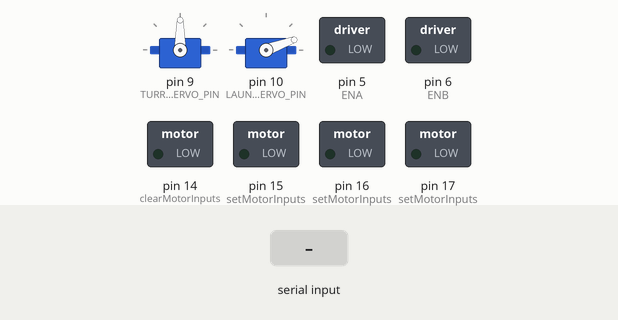
Recording of a program running on a simulated Arduino Uno, built with avr-gcc and run on an emulated ATmega328P. Shown: 2 × servo, switched loads named in the program (green lamp = pin HIGH). The test bench sets the inputs (shaded band).

Above: at 1.2 s.
1.3 s: "F" received over the second serial link
At 2.3 s:
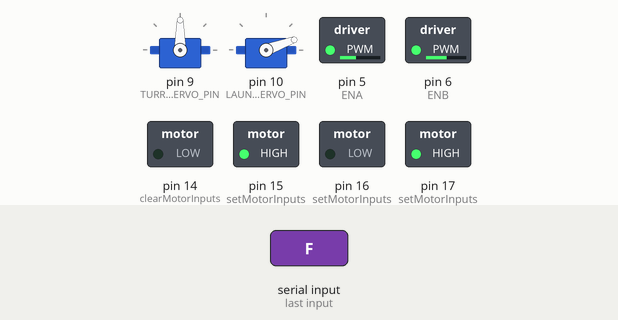
2.8 s: "B" received over the second serial link
At 3.5 s:
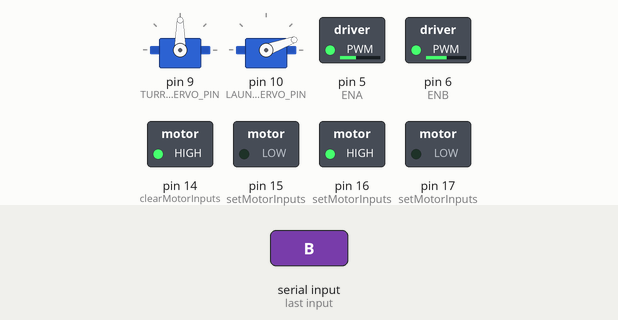
4.3 s: "L" received over the second serial link
At 4.6 s:
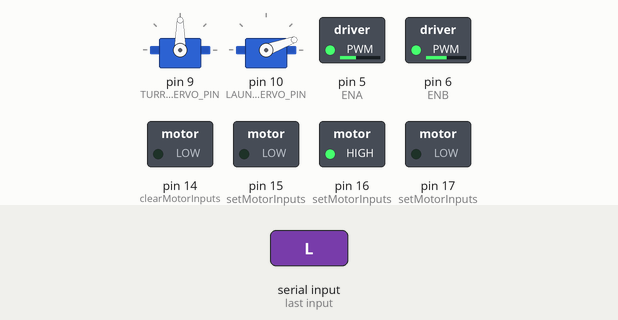
5.8 s: "R" received over the second serial link
At 6.9 s:
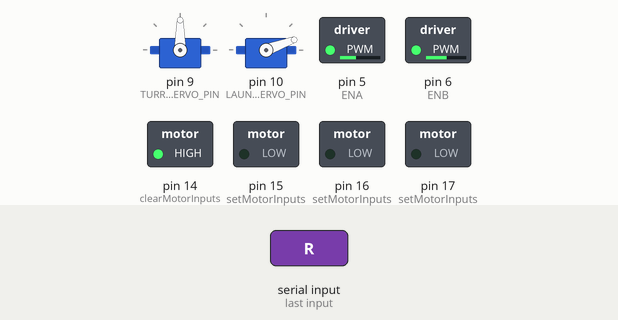
7.3 s: "D" received over the second serial link
At 8.1 s:
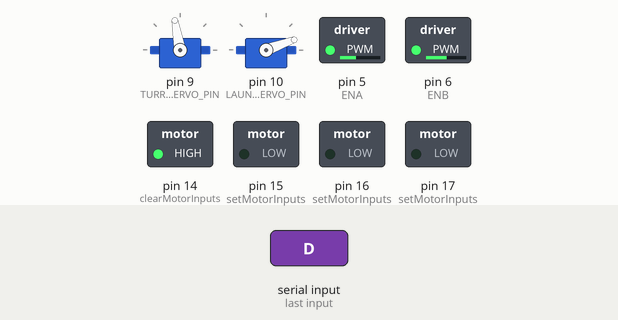
8.8 s: "S" received over the second serial link
At 9.2 s:
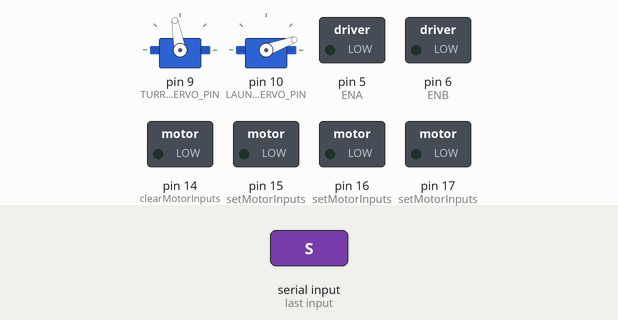
Timing chart, 0 to 11.3 s (numbered marks = the images above; inputs shaded):
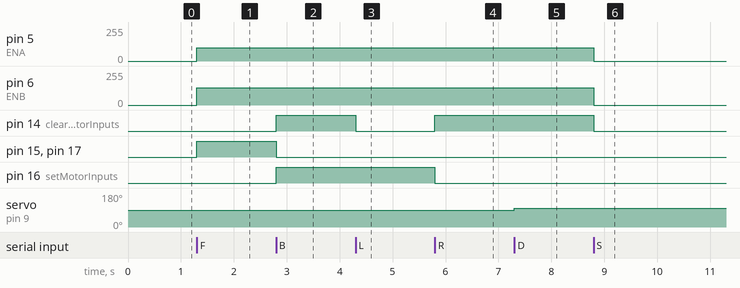

Measured:
- after the input at 1.3 s, pin 5 (ENA): 0/255 → 100/255 at once; pin 6 (ENB): 0/255 → 130/255 at once; pin 15 (setMotorInputs), pin 17 (setMotorInputs): LOW → HIGH at once
- after the input at 2.8 s, pin 14 (clearMotorInputs), pin 16 (setMotorInputs): LOW → HIGH at once; pin 15 (setMotorInputs), pin 17 (setMotorInputs): HIGH → LOW at once
- after the input at 4.3 s, pin 14 (clearMotorInputs): HIGH → LOW at once
- after the input at 5.8 s, pin 14 (clearMotorInputs): LOW → HIGH at once; pin 16 (setMotorInputs): HIGH → LOW at once
- after the input at 7.3 s, servo on pin 9 (TURRET_SERVO_PIN): 90° → 100° at once
- after the input at 8.8 s, pin 5 (ENA): 100/255 → 0/255 at once; pin 6 (ENB): 130/255 → 0/255 at once; pin 14 (clearMotorInputs): HIGH → LOW at once

The program:

main.cpp
```cpp
#include <Arduino.h>
#include <SoftwareSerial.h>
#include <Servo.h>

void processCommand(char command);
void setMotorSpeed(int speedValue);
void motorForward();
void motorBackward();
void motorLeft();
void motorRight();
void motorStop();
void turretLeft();
void turretRight();
void launcherFire();
void clearMotorInputs();
void setMotorInputs(uint8_t in1, uint8_t in2, uint8_t in3, uint8_t in4);
void timer2_init();
void handleLauncherReturn();

SoftwareSerial bluetooth(2, 3); //TX PD2, RX PD3

const int ENA = 5; //PD5
const int ENB = 6; //PD6

const int TURRET_SERVO_PIN = 9; //PB1
const int LAUNCHER_SERVO_PIN = 10; //PB2

Servo turretServo;
Servo launcherServo;

int motorSpeed = 130; //viteza default; poate fi maxim 255

const int LEFT_MOTOR_OFFSET = -30; //offset pentru calibrarea motoarelor
const int RIGHT_MOTOR_OFFSET = 0;

int turretAngle = 90;
const int TURRET_STEP = 10;
const int TURRET_MIN = 20;
const int TURRET_MAX = 160;

const int LAUNCHER_LOCK_ANGLE = 20;
const int LAUNCHER_RELEASE_ANGLE = 90;

volatile uint16_t launcherTimerMs = 0;
volatile bool launcherReturnRequested = false;
bool launcherIsReleased = false;

void setup()
{
  DDRC |= (1 << PC0) | (1 << PC1) | (1 << PC2) | (1 << PC3);
  pinMode(ENA, OUTPUT);
  pinMode(ENB, OUTPUT);
  motorStop();
  timer2_init();
  turretServo.attach(TURRET_SERVO_PIN);
  launcherServo.attach(LAUNCHER_SERVO_PIN);
  turretServo.write(turretAngle);
  launcherServo.write(LAUNCHER_LOCK_ANGLE);
  bluetooth.begin(9600);
}

void timer2_init()
{
  cli();
  TCCR2A = 0;
  TCCR2B = 0;
  TCCR2A |= (1 << WGM21);
  OCR2A = 249;
  TIMSK2 |= (1 << OCIE2A);
  TCCR2B |= (1 << CS22);
  sei();
}

ISR(TIMER2_COMPA_vect)
{
  if (launcherTimerMs > 0) {
    launcherTimerMs--;
    if (launcherTimerMs == 0) {
      launcherReturnRequested = true;
    }
  }
}

void loop()
{
  if (bluetooth.available()) {
    char command = bluetooth.read();
    processCommand(command);
  }
  handleLauncherReturn();
}

void processCommand(char command)
{
  switch (command) {
    case 'F':
      motorForward();
      break;

    case 'B':
      motorBackward();
      break;

    case 'L':
      motorLeft();
      break;

    case 'R':
      motorRight();
      break;

    case 'S':
      motorStop();
      break;

    case 'A':
      turretLeft();
      break;

    case 'D':
      turretRight();
      break;

    case 'P':
      launcherFire();
      break;

    case '0':
      motorSpeed = 0;
      setMotorSpeed(motorSpeed);
      break;

    case '1':
      motorSpeed = 130;
      setMotorSpeed(motorSpeed);
      break;

    case '2':
      motorSpeed = 155;
      setMotorSpeed(motorSpeed);
      break;

    case '3':
      motorSpeed = 170;
      setMotorSpeed(motorSpeed);
      break;

    case '4':
      motorSpeed = 185;
      setMotorSpeed(motorSpeed);
      break;

    case '5':
      motorSpeed = 200;
      setMotorSpeed(motorSpeed);
      break;

    default:
      break;
  }
}

void clearMotorInputs()
{
  PORTC &= ~((1 << PC0) | (1 << PC1) | (1 << PC2) | (1 << PC3));
}

void setMotorInputs(uint8_t in1, uint8_t in2, uint8_t in3, uint8_t in4)
{
  clearMotorInputs();
  if (in1) PORTC |= (1 << PC0);  //IN1
  if (in2) PORTC |= (1 << PC1);  //IN2
  if (in3) PORTC |= (1 << PC2);  //IN3
  if (in4) PORTC |= (1 << PC3);  //IN4
}

void setMotorSpeed(int speedValue)
{
  speedValue = constrain(speedValue, 0, 255);
  int leftSpeed = speedValue + LEFT_MOTOR_OFFSET;
  int rightSpeed = speedValue + RIGHT_MOTOR_OFFSET;
  leftSpeed = constrain(leftSpeed, 0, 255);
  rightSpeed = constrain(rightSpeed, 0, 255);
  analogWrite(ENA, leftSpeed);
  analogWrite(ENB, rightSpeed);
}

void motorBackward()
{
  setMotorInputs(1, 0, 1, 0);
  setMotorSpeed(motorSpeed);
}

void motorForward()
{
  setMotorInputs(0, 1, 0, 1);
  setMotorSpeed(motorSpeed);
}

void motorLeft()
{
  setMotorInputs(0, 0, 1, 0);
  setMotorSpeed(motorSpeed);
}

void motorRight()
{
  setMotorInputs(1, 0, 0, 0);
  setMotorSpeed(motorSpeed);
}

void motorStop()
{
  clearMotorInputs();
  analogWrite(ENA, 0);
  analogWrite(ENB, 0);
}

void turretLeft()
{
  turretAngle -= TURRET_STEP;
  if (turretAngle < TURRET_MIN) {
    turretAngle = TURRET_MIN;
  }
  turretServo.write(turretAngle);
}

void turretRight()
{
  turretAngle += TURRET_STEP;
  if (turretAngle > TURRET_MAX) {
    turretAngle = TURRET_MAX;
  }
  turretServo.write(turretAngle);
}

void launcherFire()
{
  if (!launcherIsReleased) {
    launcherServo.write(LAUNCHER_RELEASE_ANGLE);
    launcherIsReleased = true;
    launcherTimerMs = 400;
    launcherReturnRequested = false;
  }
}

void handleLauncherReturn()
{
  if (launcherReturnRequested) {
    launcherReturnRequested = false;
    launcherServo.write(LAUNCHER_LOCK_ANGLE);
    launcherIsReleased = false;
  }
}
```
